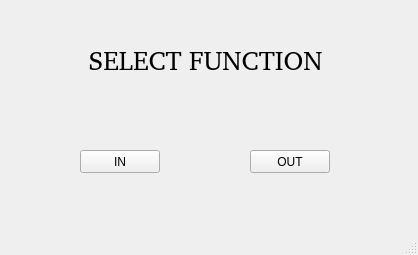
<?xml version="1.0" encoding="UTF-8"?>
<ui version="4.0">
 <class>MainWindow</class>
 <widget class="QMainWindow" name="MainWindow">
  <property name="geometry">
   <rect>
    <x>0</x>
    <y>0</y>
    <width>418</width>
    <height>255</height>
   </rect>
  </property>
  <property name="windowTitle">
   <string>MainWindow</string>
  </property>
  <widget class="QWidget" name="centralwidget">
   <widget class="QPushButton" name="btnIN">
    <property name="geometry">
     <rect>
      <x>80</x>
      <y>150</y>
      <width>80</width>
      <height>23</height>
     </rect>
    </property>
    <property name="text">
     <string>IN</string>
    </property>
   </widget>
   <widget class="QPushButton" name="btnOUT">
    <property name="geometry">
     <rect>
      <x>250</x>
      <y>150</y>
      <width>80</width>
      <height>23</height>
     </rect>
    </property>
    <property name="text">
     <string>OUT</string>
    </property>
   </widget>
   <widget class="QLabel" name="label">
    <property name="geometry">
     <rect>
      <x>80</x>
      <y>30</y>
      <width>251</width>
      <height>61</height>
     </rect>
    </property>
    <property name="font">
     <font>
      <family>Bitstream Charter</family>
      <pointsize>20</pointsize>
     </font>
    </property>
    <property name="text">
     <string>SELECT FUNCTION</string>
    </property>
    <property name="alignment">
     <set>Qt::AlignCenter</set>
    </property>
   </widget>
  </widget>
  <widget class="QMenuBar" name="menubar">
   <property name="geometry">
    <rect>
     <x>0</x>
     <y>0</y>
     <width>418</width>
     <height>20</height>
    </rect>
   </property>
  </widget>
  <widget class="QStatusBar" name="statusbar"/>
 </widget>
 <resources/>
 <connections/>
</ui>
